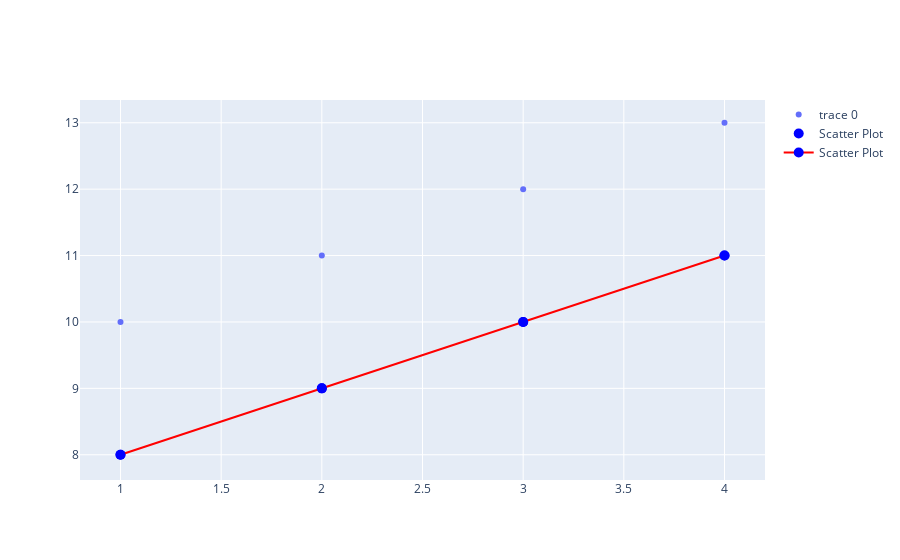

Notebook code for this chart:
### Markdown cell above
例：在上图中添加一个点线图，命名为 Scatter Plot，用字典传入marker参数，具体设置点的格式为蓝色、10号大小、为圆形，线的格式为红色、宽度为2。

### Code cell
x_values = [1, 2, 3, 4]
y_values = [8, 9, 10, 11]

trace = go.Scatter(
    x=x_values,
    y=y_values,
    mode='markers+lines',
    name='Scatter Plot',
    marker=dict(
        color='blue',
        size=10,
        symbol='circle'
    ),
    line=dict(
        color='red',
        width=2
    )
)

fig.add_trace(trace)
fig.show()

### Figure 1 — Plotly figure (JSON) as saved in the notebook; plotly's stock layout.template omitted (floating-point values rounded to 4 significant figures)
{"data": [{"mode": "markers", "type": "scatter", "x": [1, 2, 3, 4], "y": [10, 11, 12, 13]}, {"line": {"color": "red", "width": 2}, "marker": {"color": "blue", "size": 10, "symbol": "circle"}, "mode": "markers", "name": "Scatter Plot", "type": "scatter", "x": [1, 2, 3, 4], "y": [8, 9, 10, 11]}, {"line": {"color": "red", "width": 2}, "marker": {"color": "blue", "size": 10, "symbol": "circle"}, "mode": "markers+lines", "name": "Scatter Plot", "type": "scatter", "x": [1, 2, 3, 4], "y": [8, 9, 10, 11]}], "layout": {}}
